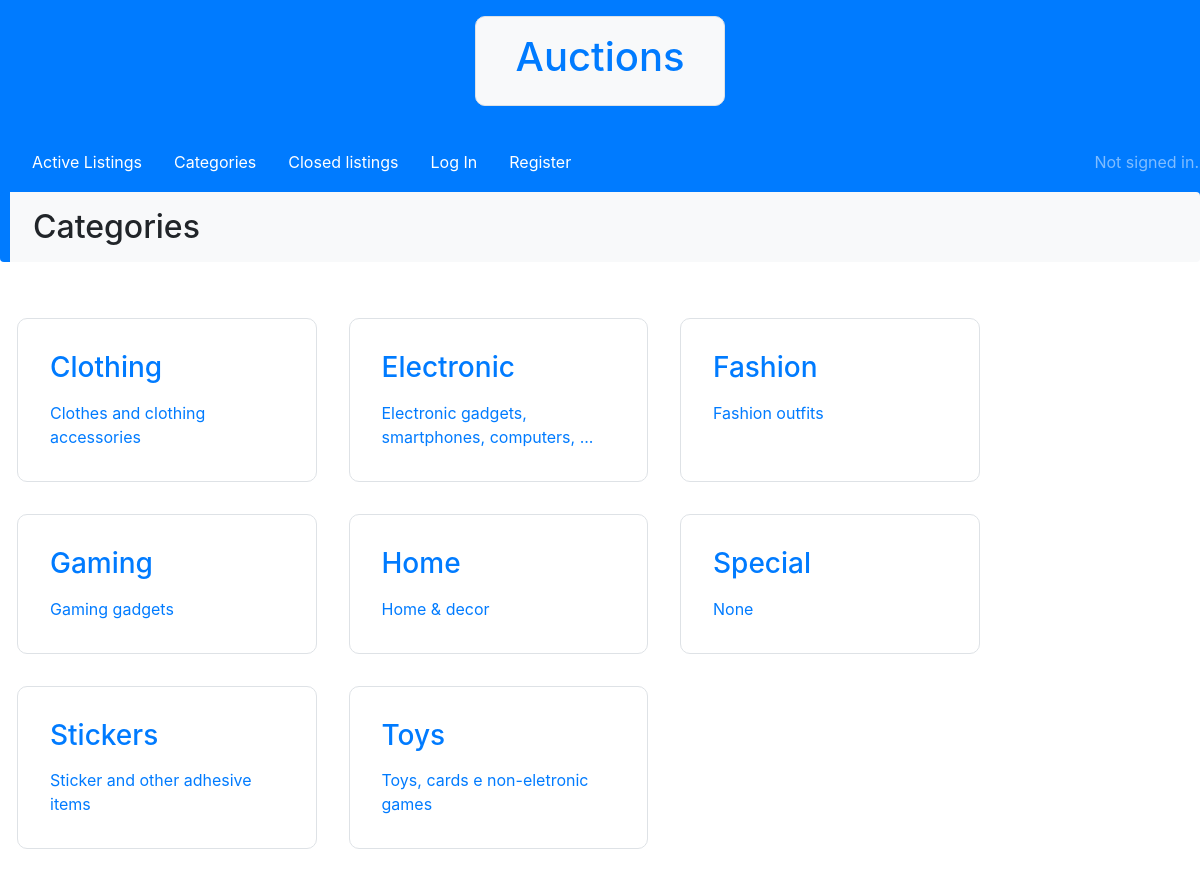
Page /categories/ on the committed database.
### auctions/models.py (models this page shows, shortened)
class Category(models.Model):
    title = models.CharField(max_length=200, help_text='Enter the title of the category')
    description = models.TextField(max_length=1000, help_text='Enter a brief description of the listing', null=True, blank=True)
    class Meta:
        ordering = ['title']

### auctions/views.py (the view)
# urls.py: path("categories/", views.categories, name="categories"),
def categories(request):
    categories = Category.objects.all()
    return render(request, "auctions/categories.html",{
        'categories': categories
    })

### auctions/templates/auctions/categories.html (shortened to what this page needs)
{% extends "auctions/layout.html" %}
{% block body %}
    <div class="row m-0 mb-4 p-2 pt-3 border-left rounded border-primary bg-light">
        <h2 class="col">Categories</h2>
    </div>
    <div class="p-3">
        {% if categories %}
            <ul class="list-unstyled row">
                {% for category in categories %}
                <li class="col-md-3 media d-flex m-3 p-3 rounded border">
                    <a href="{% url 'category' category.pk %}">
                        <h3 class="m-3">{{ category.title }} </h3>
                        <p class="m-3"> {{category.description}} </p>
                    </a>
                </li>
                {% endfor %}
            </ul>
        {% else %}
            <p>There are no categories.</p>
        {% endif %}
    </div>
{% endblock %}

### auctions/templates/auctions/layout.html (shortened to what this page needs)
{% load static %}
<!DOCTYPE html>
<html lang="en">
    <head>
        <link rel="stylesheet" href="https://stackpath.bootstrapcdn.com/bootstrap/4.4.1/css/bootstrap.min.css">
        <link rel="stylesheet" href="{% static 'auctions/styles.css' %}">
    </head>
    <body>
        <div class="border-primary bg-primary">
            <div class="row m-0 no-wrap">
                <span class="col m-3"></span>
                <div class="m-3 pr-4 pl-4 border rounded bg-light">
                    <h1 class="text-primary text-center p-3">Auctions</h1>
                </div>
                <span class="col m-3"></span>
            </div>
            <nav class="navbar sticky-top navbar-dark bg-transparent">
                <ul class="navbar-nav">
                    <li class="nav-item">
                        <a class="nav-link" href="{% url 'index' %}">Active Listings</a>
                    </li>
                    <li class="nav-item">
                        <a class="nav-link" href="{% url 'categories' %}">Categories</a>
                    </li>
                    <li class="nav-item">
                        <a class="nav-link" href="{% url 'closed' %}">Closed listings</a>
                    </li>
                    {% if user.is_authenticated %}
                        <li class="nav-item">
                            <a class="nav-link" href="{% url 'watchlist' %}">Watchlist</a>
                        </li>
                        <li class="nav-item">
                            <a class="nav-link" href="{% url 'create' %}">Create Listing</a>
                        </li>
                        <li class="nav-item">
                            <a class="nav-link" href="{% url 'logout' %}">Log Out</a>
                        </li>
                    {% else %}
                        <li class="nav-item">
                            <a class="nav-link" href="{% url 'login' %}">Log In</a>
                        </li>
                        <li class="nav-item">
                            <a class="nav-link" href="{% url 'register' %}">Register</a>
                        </li>
                    {% endif %}
                </ul>
                <span class="row navbar-text d-flex">
                    {% if user.is_authenticated %}
                        {% if win_count %}
                            <a class="col nav-link alert alert-warning text-center text-primary m-1 small" href="{% url 'won' %}"> Won {{ win_count }} listings</a>
                        {% endif %}
                        <p class="col nav-link text-center m-1 small"> Signed in as <strong>{{ user.username }}</strong>. </p>
                    {% else %}
                        Not signed in.
                    {% endif %}
                </span>
            </nav>
        </div>
        {% block body %}
        {% endblock %}
    </body>
</html>

### auctions/static/auctions/styles.css (style rules this page uses)
html, body { font-family: Ubuntu, -apple-system, BlinkMacSystemFont, 'Segoe UI', Roboto, Oxygen, Cantarell, 'Open Sans', 'Helvetica Neue', sans-serif; }
.border { border-radius: 10px !important; }
.border-left { border-left-width: 10px !important; margin-top: -10px !important; z-index: -100 !important; }
a { height: 100%; width: 100%; }
nav { min-height: 5rem; }
.navbar-nav { flex-direction: row; flex-wrap: wrap; }
.nav-item { margin: 0 1rem; }
.navbar-dark .navbar-nav .nav-link { color: rgb(255, 255, 255); }
.list-unstyled li * { text-decoration: none; }

### rows in the picture
Category: title "Clothing", description "Clothes and clothing accessories"
Category: title "Electronic", description "Electronic gadgets, smartphones, computers, ..."
Category: title "Fashion", description "Fashion outfits"
Category: title "Gaming", description "Gaming gadgets"
Category: title "Home", description "Home & decor"
Category: title "Special", description "None"
Category: title "Stickers", description "Sticker and other adhesive items"
Category: title "Toys", description "Toys, cards e non-eletronic games"
